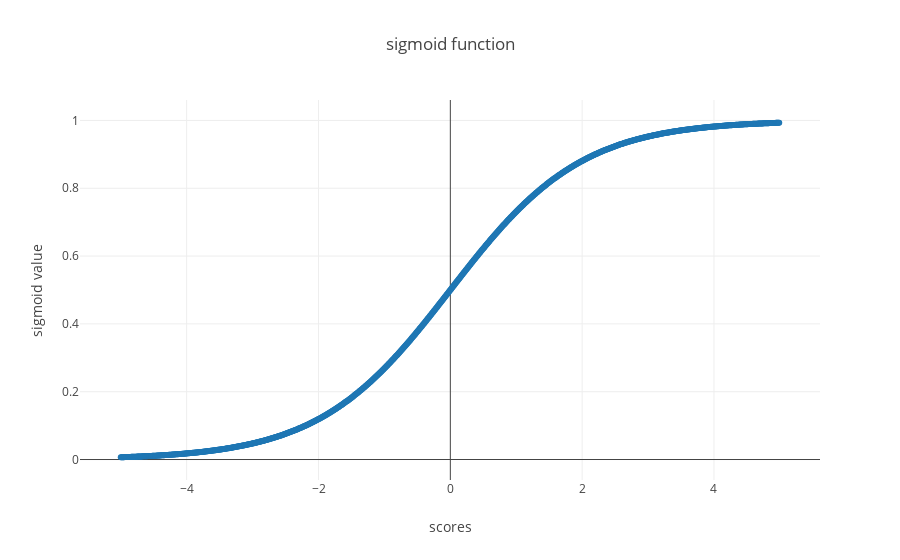

The notebook cell this image was saved under:
### Code cell
from graph import trace_values, plot
x_values = [scaled_x/100 for scaled_x in list(range(-500, 500))]
y_values = [sigmoid(x) for x in x_values]

sigmoid_trace = trace_values(x_values, y_values)
plot([sigmoid_trace], {'title': 'sigmoid function', 'xaxis': {'title': 'scores'}, 'yaxis': {'title': 'sigmoid value'}})

### Figure 1 — Plotly figure (JSON) as saved in the notebook; plotly's stock layout.template omitted (floating-point values rounded to 4 significant figures; data arrays with more than 128 entries replaced by an {"elided": "..."} marker saying what was removed)
{"data": [{"mode": "markers", "name": "data", "text": [], "type": "scatter", "uid": "42c7de8f-7099-432f-98d7-01ecb3e22804", "x": {"elided": "1000 float values"}, "y": {"elided": "1000 float values"}}], "layout": {"autosize": true, "title": {"text": "sigmoid function"}, "xaxis": {"autorange": true, "range": [-5.676, 5.666], "title": {"text": "scores"}, "type": "linear"}, "yaxis": {"autorange": true, "range": [-0.06557, 1.066], "title": {"text": "sigmoid value"}, "type": "linear"}}}
